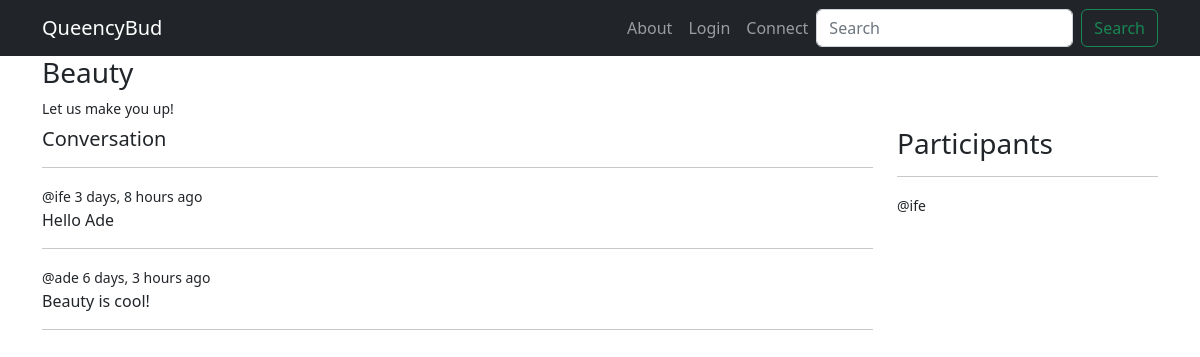
Page /room/3/ on the committed database.
### base/models.py (models this page shows, shortened)
class Room(models.Model):
    host = models.ForeignKey(User, on_delete=models.SET_NULL, null=True)
    topic = models.ForeignKey(Topic, on_delete=models.SET_NULL, null=True)
    name = models.CharField(max_length=200)
    description = models.TextField(blank=True, null=True)
    participants = models.ManyToManyField(User, related_name='participants', blank=True)
    created = models.DateTimeField(auto_now_add=True)
    updated = models.DateTimeField(auto_now=True)
    class Meta:
        ordering = ['-updated', '-created']

class Message(models.Model):
    user = models.ForeignKey(User, on_delete=models.CASCADE)
    room = models.ForeignKey(Room, on_delete=models.CASCADE)
    body = models.TextField()
    created = models.DateTimeField(auto_now_add=True)
    updated = models.DateTimeField(auto_now=True)
    class Meta:
        ordering = ['-updated', '-created']

### base/views.py (the view, shortened to what this page needs)
# urls.py: path('room/<str:pk>/', views.room_page, name='room'),
def room_page(request, pk):
    room = Room.objects.get(id=pk)
    room_messages = room.message_set.all()
    participants = room.participants.all()
    context = {'room':room, 'room_messages':room_messages, 'participants':participants}
    return render(request, 'base/room.html', context)

### base/templates/base/room.html (shortened to what this page needs)
{% extends 'main.html' %}
{% block content %}
<div class="container">
    <div class="row">
        <h3>{{room.name}}</h3>
        <small class="pb-2">{{room.description}}</small>
        <div class="col-9">
            <h5>Conversation</h5>
            <hr>
            {% for message in room_messages %}
            <div>
                <small>@{{message.user}} {{message.created|timesince}} ago</small>
                <p>{{message.body}}</p>
                <hr>
            </div>
            {% endfor %}
        </div>
        <div class="col-3">
            <h3>Participants</h3>
            <hr>
            {% for participant in participants %}
            <div>
                <small>@{{participant}}</small>
            </div>
            {% endfor %}
        </div>
</div>
{% endblock %}

### rows in the picture
Room: name "Beauty", description "Let us make you up!"
Message: user "ife", created "3 days, 8 hours", body "Hello Ade"
Message: user "ade", created "6 days, 3 hours", body "Beauty is cool!"

### other values in the picture
{{ participant }} "ife"
